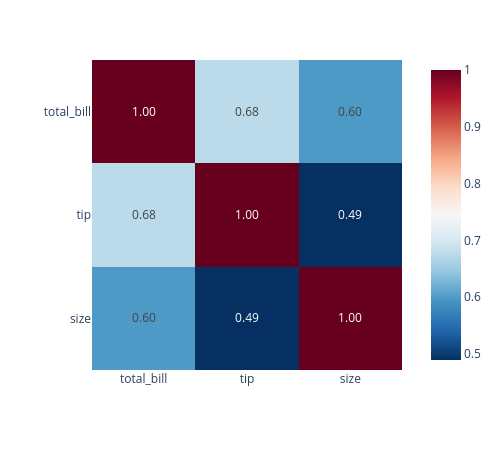

Notebook cell for this chart:
### Markdown cell above
### Correlation heatmap

`text_auto` prints the value directly on each cell.

### Code cell
fig = px.imshow(tips.corr(numeric_only=True),
                color_continuous_scale='RdBu_r',
                text_auto='.2f',
                width=500, height=450)
fig.show()

### Figure 1 — Plotly figure (JSON) as saved in the notebook; plotly's stock layout.template omitted (floating-point values rounded to 4 significant figures)
{"data": [{"coloraxis": "coloraxis", "hovertemplate": "x: %{x}<br>y: %{y}<br>color: %{z}<extra></extra>", "name": "0", "texttemplate": "%{z:.2f}", "type": "heatmap", "x": ["total_bill", "tip", "size"], "xaxis": "x", "y": ["total_bill", "tip", "size"], "yaxis": "y", "z": [[1.0, 0.6757, 0.5983], [0.6757, 1.0, 0.4893], [0.5983, 0.4893, 1.0]]}], "layout": {"coloraxis": {"colorscale": [[0, "rgb(5,48,97)"], [0.1, "rgb(33,102,172)"], [0.2, "rgb(67,147,195)"], [0.3, "rgb(146,197,222)"], [0.4, "rgb(209,229,240)"], [0.5, "rgb(247,247,247)"], [0.6, "rgb(253,219,199)"], [0.7, "rgb(244,165,130)"], [0.8, "rgb(214,96,77)"], [0.9, "rgb(178,24,43)"], [1, "rgb(103,0,31)"]]}, "height": 450, "margin": {"t": 60}, "width": 500, "xaxis": {"anchor": "y", "constrain": "domain", "domain": [0, 1], "scaleanchor": "y"}, "yaxis": {"anchor": "x", "autorange": "reversed", "constrain": "domain", "domain": [0, 1]}}}
